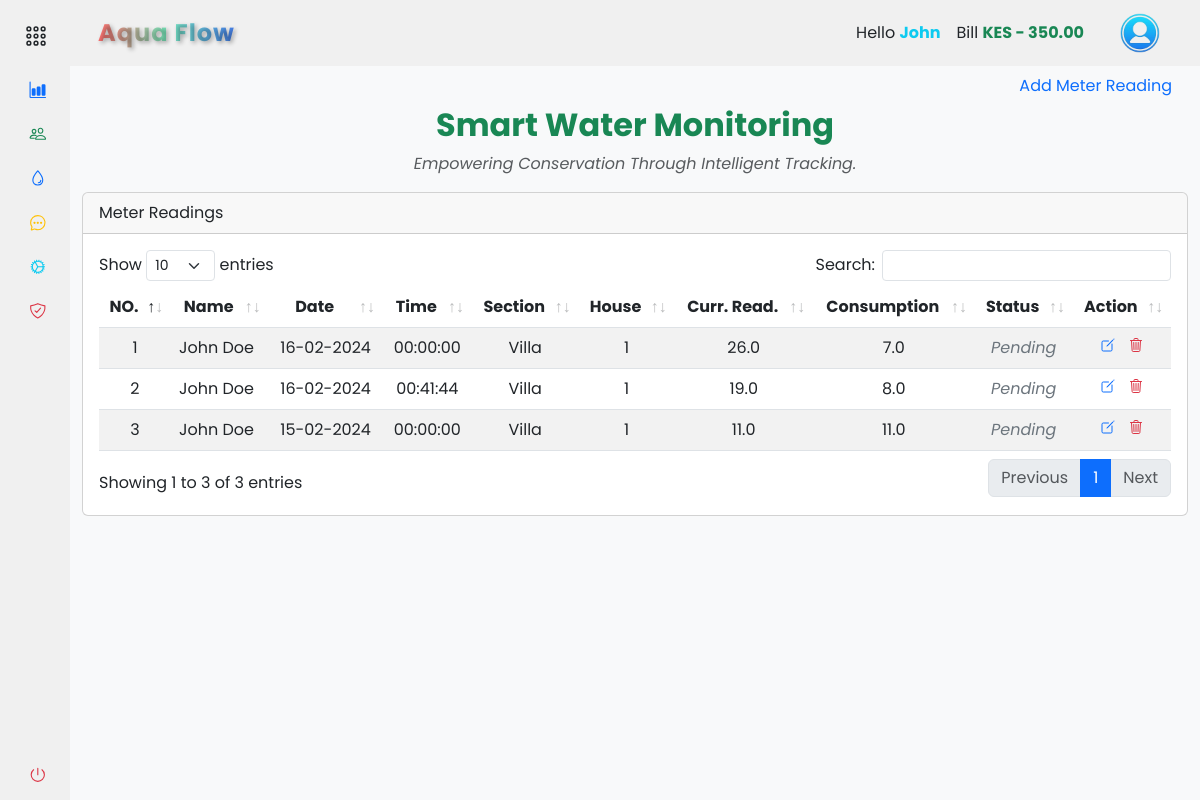
The app's page /accounts/records/meter_readings (signed in), older data.
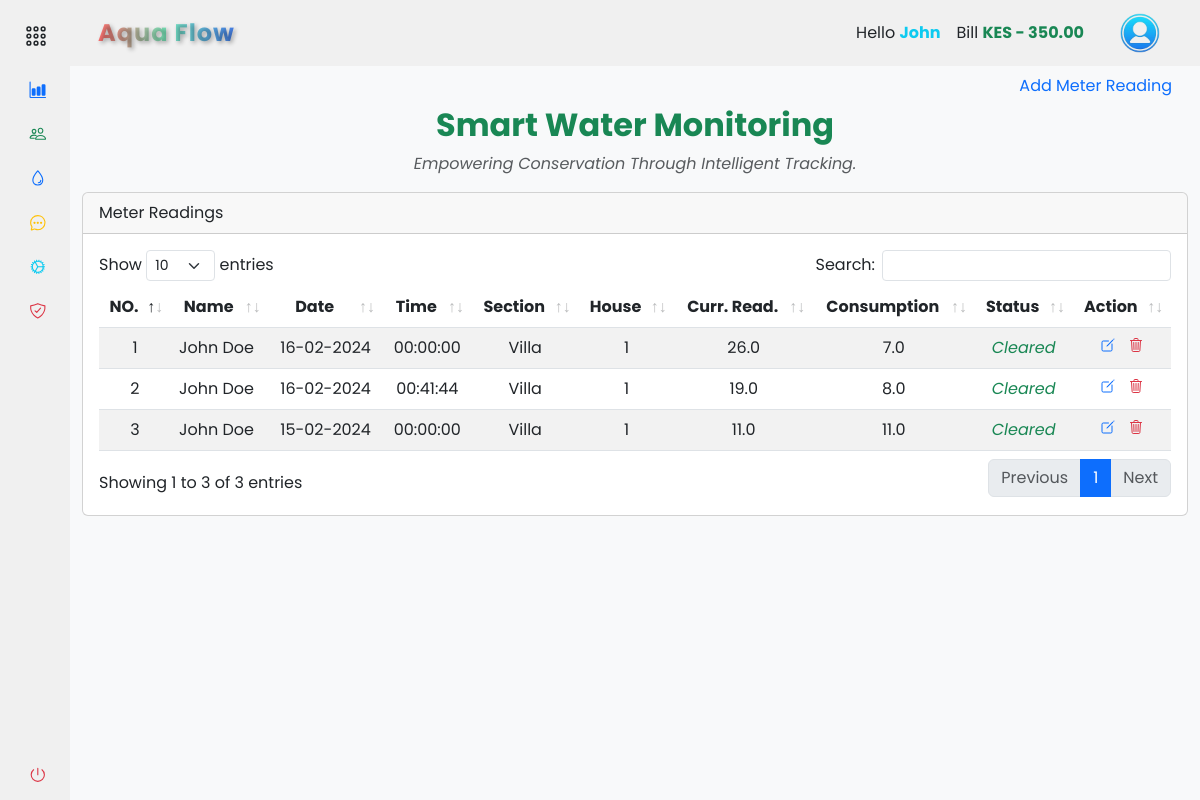
The same page, newer data.
### app/backend/database/models.py (models this page shows, shortened)
class Settings(db.Model):
    id = db.Column(db.Integer, primary_key=True)
    company_name = db.Column(db.String(255))
    unit_price = db.Column(db.Float)
    service_fee = db.Column(db.Float)
    house_sections = db.Column(db.String(255))
    bank_name = db.Column(db.String(255))
    paybill = db.Column(db.Integer)
    account_number = db.Column(db.Integer)
    contact_number = db.Column(db.String(20))

class User(db.Model, UserMixin):
    id = db.Column(db.Integer, primary_key=True)
    mobile_number = db.Column(db.String(20), unique=True, nullable=False)
    password_hash = db.Column(db.String(128), nullable=False)
    first_name = db.Column(db.String(50))
    last_name = db.Column(db.String(50))
    email = db.Column(db.String(120))
    house_section = db.Column(db.String(50))
    house_number = db.Column(db.String(20))
    profile_image = db.Column(db.String(255))
    is_active = db.Column(db.Boolean, default=True)
    is_admin = db.Column(db.Boolean, default=False)
    balance = db.Column(db.Float, default=0)
    unique_user_id = db.Column(db.String(6), unique=True, nullable=True)
    meter_readings = db.relationship('MeterReading', backref='user', lazy=True)
    payments = db.relationship('Payment', backref='user', lazy=True)

class MeterReading(db.Model):
    id = db.Column(db.Integer, primary_key=True)
    timestamp = db.Column(db.DateTime, default=datetime.now(timezone.utc) + timedelta(hours=3), nullable=False)
    customer_name = db.Column(db.String(50))
    house_section = db.Column(db.String(50))
    house_number = db.Column(db.String(20))
    reading_value = db.Column(db.Float)
    consumed = db.Column(db.Float)
    unit_price = db.Column(db.Float)
    service_fee = db.Column(db.Float)
    sub_total_price = db.Column(db.Float)
    total_price = db.Column(db.Float)
    reading_status = db.Column(db.Boolean, default=False)
    unique_user_id = db.Column(db.String(6))
    user_id = db.Column(db.Integer, db.ForeignKey('user.id'), nullable=False)
    payments = db.relationship('Payment', backref='meter_reading', lazy=True)

### app/backend/accounts/records/routes.py (the view, shortened to what this page needs)
@records_bp.route('/meter_readings', methods=['GET', 'POST'])
@login_required
def meter_readings():
    add_meter_reading_form = AddMeterReadingForm()
    edit_meter_reading_form = EditMeterReadingForm()
    house_sections = db.session.query(User.house_section.distinct()).all()
    meter_readings = get_meter_readings(current_user)
    return render_template('accounts/meter_readings.html', house_sections=house_sections, meter_readings=meter_readings, form=add_meter_reading_form, edit_form=edit_meter_reading_form, hide_footer=True)

### app/backend/accounts/records/forms.py
class AddMeterReadingForm(FlaskForm):
    house_section = StringField('House Section:', validators=[DataRequired()])
    house_number = StringField('House Number:', validators=[DataRequired()])
    reading_value = FloatField('Reading Value:', validators=[DataRequired()])
    submit = SubmitField('Submit')

class EditMeterReadingForm(FlaskForm):
    customer_name = StringField('Customer Name', validators=[DataRequired()])
    house_section = StringField('House Section', validators=[DataRequired()])
    house_number = StringField('House Number', validators=[DataRequired()])
    reading_value = FloatField('Reading Value', validators=[DataRequired()])
    consumed = FloatField('Consumed Units', validators=[DataRequired()])
    unit_price = FloatField('Unit Price', validators=[DataRequired()])
    total_price = FloatField('Total Price', validators=[DataRequired()])
    timestamp = DateField('Reading Date', validators=[DataRequired()])
    reading_status = BooleanField('Reading Status')
    submit = SubmitField('Update')

### app/backend/accounts/accounts_context.py (called while the page is built)
def accounts_context():
    settings = Settings.query.first()
    company_name = settings.company_name if settings else 'ApoGen'
    bank_name = settings.bank_name if settings else 'M-Pesa'
    paybill = settings.paybill if settings else '123456'
    account_number = settings.account_number if settings else '123456789'
    contact_number = settings.contact_number if settings else '0722000111'
    total_bill = db.session.query(func.sum(MeterReading.total_price)).filter(MeterReading.reading_status == False).scalar()
    total_bill = total_bill or 0
    return {
        'company_name': company_name,
        'bank_name': bank_name,
        'paybill': paybill,
        'account_number': account_number,
        'contact_number': contact_number,
        'total_bill': total_bill
    }

def inject_now():
    return {'now': datetime.utcnow() + timedelta(hours=3)}

### app/backend/accounts/records/meter_readings.py (called while the page is built)
def get_meter_readings(current_user):
    query_meter_reading_data = MeterReading.query
    if not current_user.is_admin:
        query_meter_reading_data = query_meter_reading_data.filter(MeterReading.user_id == current_user.id)
    meter_reading_data = query_meter_reading_data.all()
    return meter_reading_data

### app/frontend/templates/accounts/meter_readings.html (shortened to what this page needs)
{% extends 'base.html' %} {% block content %}
<section class="container-fluid">
  <ul class="nav nav-pills justify-content-end border-0">
    <li type="button" class="nav-item">
      <a
        class="nav-link"
        data-bs-toggle="modal"
        data-bs-target="#addMeterReadingModal"
        >Add Meter Reading</a
      >
    </li>
  </ul>
  <div class="text-center">
    <h2 class="fw-bold text-success mb-2">Smart Water Monitoring</h2>
    <p class="text-muted fst-italic">
      Empowering Conservation Through Intelligent Tracking.
    </p>
  </div>
  <div class="col-md-12">
    <div class="card mt-3 mb-3">
      <div class="card-header">Meter Readings</div>
      <div class="card-body">
        <div class="table-responsive">
          <table
            class="table table-striped text-center data-table"
            style="width: 100%"
          >
            <thead>
              <tr>
                <th scope="col">NO.</th>
                <th scope="col">Name</th>
                <th scope="col">Date</th>
                <th scope="col">Time</th>
                <th scope="col">Section</th>
                <th scope="col">House</th>
                <th scope="col">Curr. Read.</th>
                <th scope="col">Consumption</th>
                <th scope="col">Status</th>
                <th scope="col">Action</th>
              </tr>
            </thead>
            <tbody>
              {% if meter_readings %} {% for reading in meter_readings | reverse
              %}
              <tr>
                <td>{{ loop.index }}</td>
                <td class="text-start">{{ reading.customer_name.title() }}</td>
                <td>{{ reading.timestamp.strftime('%d-%m-%Y') }}</td>
                <td>
                  {{ reading.timestamp.strftime('%H:%M:%S') if reading.timestamp
                  else '' }}
                </td>
                <td>{{ reading.house_section.title() }}</td>
                <td>{{ reading.house_number }}</td>
                <td>{{ reading.reading_value }}</td>
                <td>{{ reading.consumed }}</td>
                <td
                  class="fst-italic {% if reading.reading_status %}text-success{% else %}text-secondary{% endif %}"
                >
                  {{ 'Cleared' if reading.reading_status else 'Pending' }}
                </td>
                <td>
                  <a
                    action="{{ url_for('accounts.records.edit_meter_reading', meter_reading_id=reading.id) }}"
                    class="me-2"
                    data-bs-toggle="modal"
                    data-bs-target="#editConfirmationModal{{ reading.id }}"
                  >
                    <ion-icon
                      name="create-outline"
                      class="text-primary"
                    ></ion-icon>
                  </a>
                  <a
                    action="#deleteConfirmationModal_{{ reading.id }}"
                    class=""
                    data-bs-toggle="modal"
                    data-bs-target="#deleteConfirmationModal_{{ reading.id }}"
                  >
                    <ion-icon
                      name="trash-outline"
                      class="text-danger"
                    ></ion-icon>
                  </a>
                </td>
              </tr>
              {% endfor %}{% else %}
              <tr>
                <td colspan="12">No billing data available</td>
              </tr>
              {% endif %}
            </tbody>
          </table>
        </div>
      </div>
    </div>
  </div>
</section>
{% endblock %}

### app/frontend/templates/base.html (shortened to what this page needs)
<!DOCTYPE html>
<html lang="en">
  <head>
    <link
      rel="stylesheet"
      href="{{ url_for('static', filename='css/vendor/bootstrap.min.css') }}"
    />
    <link
      rel="stylesheet"
      href="{{ url_for('static', filename='css/datatables/dataTables.bootstrap5.min.css') }}"
    />
    <link
      rel="stylesheet"
      href="{{ url_for('static', filename='css/styles.css') }}"
    />
  </head>
  <body>
    <div class="wrapper">
      {% include '/components/sidebar.html' %}
      <main class="main">
        {% include '/components/navbar.html' %}
        {% block content %}{% endblock %}
      </main>
    </div>
  </body>
</html>

### app/frontend/templates/components/sidebar.html (shortened to what this page needs)
{% if not hide_sidebar %}
<aside id="sidebar">
  <div class="d-flex mt-2">
    <button class="toggle-btn" type="button">
      <ion-icon name="apps-outline" class="text-dark"></ion-icon>
    </button>
  </div>
  <ul class="sidebar-nav">
    <li class="sidebar-item">
      <a
        href="{{ url_for('accounts.dashboard.dashboard') }}"
        class="sidebar-link"
      >
        <ion-icon name="bar-chart" class="text-primary me-2"></ion-icon>
      </a>
    </li>
    <li class="sidebar-item">
      <a
        href="{{ url_for('accounts.people.people_list') }}"
        class="sidebar-link"
      >
        <ion-icon name="people-outline" class="text-success"></ion-icon>
      </a>
    </li>
    <li class="sidebar-item">
      <a
        href="#records_water_supply"
        class="sidebar-link collapsed has-dropdown"
        data-bs-toggle="collapse"
        data-bs-target="#records_water"
        aria-expanded="false"
        aria-controls="records_water"
      >
        <ion-icon name="water-outline" class="text-primary"></ion-icon>
      </a>
    </li>
    <li class="sidebar-item">
      <a
        href="{{ url_for('accounts.messages.messages') }}"
        class="sidebar-link"
      >
        <ion-icon
          name="chatbubble-ellipses-outline"
          class="text-warning"
        ></ion-icon>
      </a>
    </li>
    <li class="sidebar-item">
      <a
        href="{{ url_for('accounts.settings.settings') }}"
        class="sidebar-link"
      >
        <ion-icon name="cog-outline" class="text-info"></ion-icon>
      </a>
    </li>
    <li class="sidebar-item">
      <a
        href="{{ url_for('accounts.security.security_options') }}"
        class="sidebar-link"
      >
        <ion-icon
          name="shield-checkmark-outline"
          class="text-danger"
        ></ion-icon>
      </a>
    </li>
  </ul>
  <div class="sidebar-footer">
    <a
      class="sidebar-link"
      href="{{ url_for('auth.logout') }}"
      onclick="localStorage.clear();"
    >
      <ion-icon name="power-outline" class="text-danger"></ion-icon>
    </a>
  </div>
</aside>
{% endif %}

### app/frontend/templates/components/navbar.html (shortened to what this page needs)
{% if not hide_navbar %}
<header
  id="navbar"
  class="navbar navbar-expand-lg sticky-sm-top {% if not current_user.is_authenticated %}bg-dark{% endif %}"
>
  <div class="container-fluid">
    <a
      class="navbar-brand text-center d-flex align-items-center fw-bold ms-3 {% if not current_user.is_authenticated %}text-light{% else %}gradient-text{% endif %}"
      href="#"
    >
      {% if company_name %}{{ company_name.title() }}{% else %}ApoGen{% endif %}
    </a>
    <div class="collapse navbar-collapse" id="navbarToggler">
      <div class="d-flex align-items-center ms-auto">
         {% if current_user.is_authenticated %}
        <ul class="navbar-nav me-3">
          <li class="nav-item">
            <a class="nav-link text-dark">
              Hello
              <span class="text-info fw-bold"
                >{{ current_user.first_name.title() }}</span
              >
            </a>
          </li>
          <li class="nav-item">
            <a class="nav-link text-dark">
              Bill
              <span
                class="fw-bold {% if current_user.balance > 0 %}text-success{% elif current_user.balance == 0 %}text-dark{% else %}text-danger{% endif %}"
                >KES {% if current_user.balance > 0 %}-{% endif %} {{
                "%0.2f"|format(current_user.balance) }}</span
              >
            </a>
          </li>
        </ul>
        <div class="btn-group">
          <button
            type="button"
            class="btn navbar-brand rounded-circle border-0"
            data-bs-toggle="dropdown"
            aria-expanded="false"
          >
            <img
              src="{{ url_for('static', filename='images/user.png') }}"
              alt="logo image"
              height="40px"
              width="40px"
            />
          </button>
        </div>
        {% endif %}
      </div>
    </div>
  </div>
</header>
{% endif %}

### app/frontend/static/css/styles.css (style rules this page uses)
a { text-decoration: none; cursor: pointer; }
li { list-style: none; }
button { border: none !important; outline: none; }
body { font-family: "Poppins", sans-serif; }
.wrapper { display: flex; overflow: hidden; height: 100vh; }
#sidebar { width: 70px; min-width: 70px; z-index: 1000; transition: all 0.25s ease-in-out; display: flex; flex-direction: column; }
.toggle-btn { background-color: transparent; cursor: pointer; border: 0; padding: 1rem 1.5rem; }
.toggle-btn ion-icon { color: #000; font-size: 1.5rem; }
.sidebar-nav { padding: 0rem; flex: 1 1 auto; }
a.sidebar-link { padding: 0.625rem 1.625rem; color: #000; display: block; font-size: 0.9rem; border-radius: 5px; white-space: nowrap; border-left: 3px solid transparent; transition: background-color 0.3s ease, margin-inline-start 0.3s ease, border-left 0.3s ease; }
.sidebar-link ion-icon { font-size: 1.1rem; margin-right: 0.75rem; }
.sidebar-item { position: relative; }
.main { min-height: 100vh; width: 100%; overflow-y: scroll; transition: all 0.35s ease-in-out; background-color: rgb(248, 249, 250); }
.navbar, #sidebar { background-color: #f0f0f0; z-index: 1000; }
.navbar-brand { font-size: 24px; letter-spacing: 1px; text-decoration: none; transition: transform 0.3s ease; }
.gradient-text { background: linear-gradient(to right, #ff6e6e, #78e8bc, #4780ec); -webkit-background-clip: text; -webkit-text-fill-color: transparent; font-weight: bold; text-shadow: 2px 2px 4px rgba(0, 0, 0, 0.3); }

Row changes from the older to the newer data that the page shows:
changed MeterReading (number 1 of 3 on the later page): reading_status "Pending" → "Cleared"
changed MeterReading (number 2 of 3 on the later page): reading_status "Pending" → "Cleared"
changed MeterReading (number 3 of 3 on the later page): reading_status "Pending" → "Cleared"
